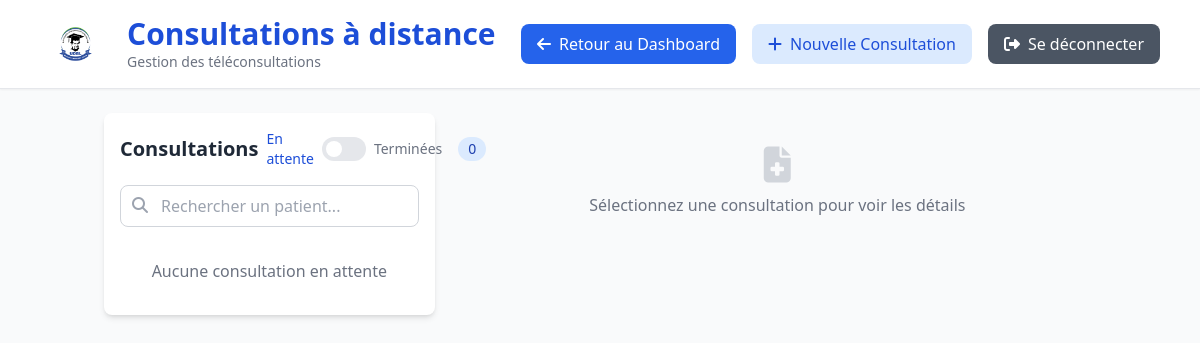
Page /consultation/patient-distant/ (signed in) on the earlier database version.
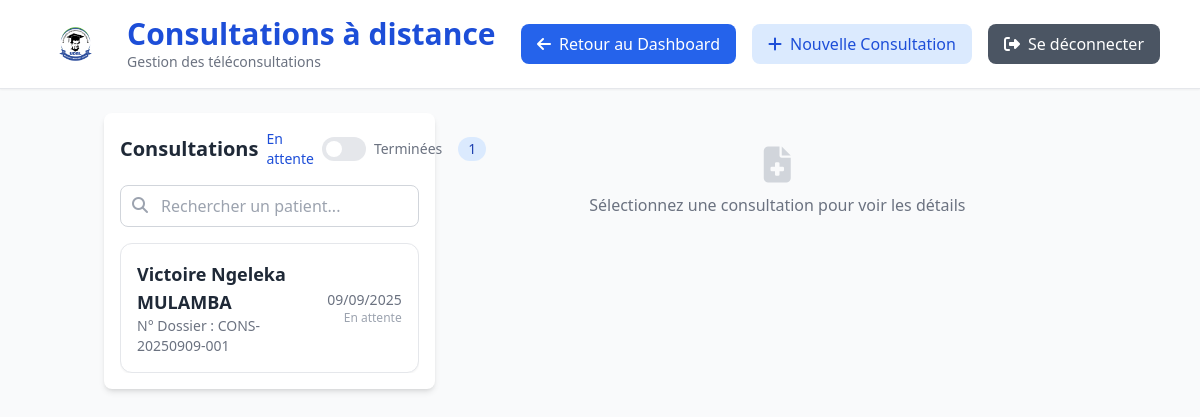
Same page on the later database version.
### chat/models.py (models this page shows, shortened)
class FicheConsultation(models.Model):
    CELIBATAIRE = 'Célibataire'
    MARIE = 'Marié(e)'
    DIVORCE = 'Divorcé(e)'
    VEUF = 'Veuf(ve)'
    ETAT_CIVIL_CHOICES = [
        (CELIBATAIRE, 'Célibataire'),
        (MARIE, 'Marié(e)'),
        (DIVORCE, 'Divorcé(e)'),
        (VEUF, 'Veuf(ve)'),
    ]
    nom = models.CharField(max_length=100)
    postnom = models.CharField(max_length=100)
    prenom = models.CharField(max_length=100)
    date_naissance = models.DateField()
    age = models.IntegerField()
    sexe = models.CharField(max_length=10, choices=[('M', 'Masculin'), ('F', 'Féminin')], null=True)
    telephone = models.CharField(max_length=30)
    etat_civil = models.CharField(
        max_length=30,
        choices=ETAT_CIVIL_CHOICES,
        default=CELIBATAIRE,
    )
    occupation = models.CharField(max_length=100)
    avenue = models.CharField(max_length=100)
    quartier = models.CharField(max_length=100)
    commune = models.CharField(max_length=100)
    contact_nom = models.CharField(max_length=100)
    contact_telephone = models.CharField(max_length=30)
    contact_adresse = models.CharField(max_length=255)
    date_consultation = models.DateField(auto_now_add=True)
    heure_debut = models.TimeField(blank=True, null=True)
    heure_fin = models.TimeField(blank=True, null=True)
    numero_dossier = models.CharField(max_length=50, unique=True, blank=True)
    temperature = models.FloatField(help_text="Température en °C", null=True, blank=True)
    spo2 = models.IntegerField(help_text="Saturation en oxygène (%)", null=True, blank=True)
    poids = models.FloatField(help_text="Poids en kg", null=True, blank=True)
    tension_arterielle = models.CharField(max_length=20, help_text="Ex: 120/80", null=True, blank=True)
    pouls = models.IntegerField(help_text="Pouls (battements/minute)", null=True, blank=True)
    frequence_respiratoire = models.IntegerField(help_text="FR (mouvements/minute)", null=True, blank=True)
    patient = models.BooleanField(default=True, help_text="Le patient est-il présent ?")
    proche = models.BooleanField(default=False, help_text="Un proche est-il présent ?")
    soignant = models.BooleanField(default=False, help_text="Un soignant est-il présent ?")
    medecin = models.BooleanField(default=False, help_text="Un médecin est-il présent ?")
    autre = models.BooleanField(default=False, help_text="Un autre intervenant est-il présent ?")
    proche_lien = models.CharField(max_length=100, blank=True, null=True)
    soignant_role = models.CharField(max_length=100, blank=True, null=True)
    autre_precisions = models.CharField(max_length=100, blank=True, null=True)
    motif_consultation = models.TextField(blank=True, null=True)
    histoire_maladie = models.TextField(blank=True, null=True)
    maison_medicaments = models.BooleanField(default=False, help_text="Des médicaments sont-ils pris à la maison ?")
    pharmacie_medicaments = models.BooleanField(default=False, help_text="Des médicaments sont-ils pris à la pharmacie ?")
    centre_sante_medicaments = models.BooleanField(default=False, help_text="Des médicaments sont-ils pris au centre de santé ?")
    hopital_medicaments = models.BooleanField(default=False, help_text="Des médicaments sont-ils pris à l'hôpital ?")
    medicaments_non_pris = models.BooleanField(default=False, help_text="Des médicaments n'ont-ils pas été pris ?")
    details_medicaments = models.TextField(blank=True, null=True)
    cephalees = models.BooleanField(default=False, blank=True, null=True, help_text="Le patient a-t-il des céphalées ?")
    vertiges = models.BooleanField(default=False, blank=True, null=True, help_text="Le patient a-t-il des vertiges ?")
    palpitations = models.BooleanField(default=False, blank=True, null=True, help_text="Le patient a-t-il des palpitations ?")
    troubles_visuels = models.BooleanField(default=False, blank=True, null=True, help_text="Le patient a-t-il des troubles visuels ?")
    nycturie = models.BooleanField(default=False, blank=True, null=True, help_text="Le patient a-t-il des nycturies ?")
    hypertendu = models.BooleanField(default=False)
    diabetique = models.BooleanField(default=False)
    epileptique = models.BooleanField(default=False)
    trouble_comportement = models.BooleanField(default=False)
    gastritique = models.BooleanField(default=False)
    FREQUENCE = [
        ('non', 'Non'),
        ('rarement', 'Rarement'),
        ('souvent', 'Souvent'),
        ('tres_souvent', 'Très souvent'),
    ]
    tabac = models.CharField(max_length=20, choices=FREQUENCE, default='non')
    alcool = models.CharField(max_length=20, choices=FREQUENCE, default='non')
    activite_physique = models.CharField(max_length=20, choices=FREQUENCE, default='rarement')
    activite_physique_detail = models.TextField(blank=True, null=True)
    alimentation_habituelle = models.TextField(blank=True, null=True)
    allergie_medicamenteuse = models.BooleanField(default=False)
    medicament_allergique = models.CharField(max_length=255, blank=True, null=True)
    familial_drepanocytaire = models.BooleanField(default=False)
    familial_diabetique = models.BooleanField(default=False)
    familial_obese = models.BooleanField(default=False)
    familial_hypertendu = models.BooleanField(default=False)
    familial_trouble_comportement = models.BooleanField(default=False)
    lien_pere = models.BooleanField(default=False)
    lien_mere = models.BooleanField(default=False)
    lien_frere = models.BooleanField(default=False)
    lien_soeur = models.BooleanField(default=False)
    evenement_traumatique = models.CharField(
        max_length=10,
        choices=[('oui', 'Oui'), ('non', 'Non'), ('inconnu', 'Je ne sais pas')],
        default='non'
    )
    trauma_divorce = models.BooleanField(default=False)
    trauma_perte_parent = models.BooleanField(default=False)
    trauma_deces_epoux = models.BooleanField(default=False)
    trauma_deces_enfant = models.BooleanField(default=False)
    etat_general = models.TextField(max_length=255, blank=True, null=True)
    autres_antecedents = models.TextField(max_length=255, blank=True, null=True)
    etat = models.CharField(max_length=20, choices=[('Conservé', 'Conservé'), ('Altéré', 'Altéré')])
    par_quoi = models.TextField(max_length=255, blank=True, null=True)
    capacite_physique = models.CharField(max_length=20, choices=[('Top', 'Top'), ('Moyen', 'Moyen'), ('Bas', 'Bas')])
    capacite_physique_score = models.CharField(max_length=10, blank=True, null=True)
    capacite_psychologique = models.CharField(max_length=20,
                                              choices=[('Top', 'Top'), ('Moyen', 'Moyen'), ('Bas', 'Bas')])
    capacite_psychologique_score = models.CharField(max_length=10, blank=True, null=True)
    febrile = models.CharField(max_length=10, choices=[('Oui', 'Oui'), ('Non', 'Non')])
    coloration_bulbaire = models.CharField(max_length=20, choices=[('Normale', 'Normale'), ('Anormale', 'Anormale')])
    coloration_palpebrale = models.CharField(max_length=20, choices=[('Normale', 'Normale'), ('Anormale', 'Anormale')])
    tegument = models.CharField(max_length=20, choices=[('Normal', 'Normal'), ('Anormal', 'Anormal')])
    tete = models.TextField(blank=True, null=True)
    cou = models.TextField(blank=True, null=True)
    paroi_thoracique = models.TextField(blank=True, null=True)
    poumons = models.TextField(blank=True, null=True)
    coeur = models.TextField(blank=True, null=True)
    epigastre_hypochondres = models.TextField(blank=True, null=True)
    peri_ombilical_flancs = models.TextField(blank=True, null=True)
    hypogastre_fosses_iliaques = models.TextField(blank=True, null=True)
    membres = models.TextField(blank=True, null=True)
    colonne_bassin = models.TextField(blank=True, null=True)
    examen_gynecologique = models.TextField(blank=True, null=True)
    preoccupations = models.TextField(blank=True, null=True)
    comprehension = models.TextField(blank=True, null=True)
    attentes = models.TextField(blank=True, null=True)
    engagement = models.TextField(blank=True, null=True)
    is_patient_distance = models.BooleanField(default=False)
    status = models.CharField(max_length=20, choices=STATUS_CHOICES, default=STATUS_EN_ANALYSE)
    commentaire_rejet = models.TextField(blank=True, null=True, help_text="Motif détaillé en cas de rejet")
    diagnostic = models.TextField(blank=True, null=True)
    traitement = models.TextField(blank=True, null=True)
    examen_complementaire = models.TextField(blank=True, null=True)
    recommandations = models.TextField(blank=True, null=True)
    medecin_validateur = models.ForeignKey(
        CustomUser,
        on_delete=models.SET_NULL,
        null=True,
        blank=True,
        related_name='consultations_validees'
    )
    date_validation = models.DateTimeField(null=True, blank=True)
    created_at = models.DateTimeField(auto_now_add=True)
    diagnostic_ia = models.TextField(blank=True, null=True)
    signature_medecin = models.ImageField(
        upload_to='signatures/',
        blank=True,
        null=True,
        help_text="Signature du médecin pour valider la consultation"
    )
    class Meta:
        verbose_name = 'Fiche de Consultation'
        verbose_name_plural = 'Fiches de Consultation'
        ordering = ['-date_consultation']

### chat/views.py (the view)
# urls.py: path('consultation/patient-distant/', views.ConsultationPatientDistantView.as_view(), name='consultation_patient_distant'),
@method_decorator(user_passes_test(is_medecin), name='dispatch')
class ConsultationPatientDistantView(LoginRequiredMixin, TemplateView):
    template_name = 'chat/consultation_patient_distant.html'
    def get_context_data(self, **kwargs):
        context = super().get_context_data(**kwargs)
        consultations_en_analyse = FicheConsultation.objects.filter(
            is_patient_distance=True,
            status='en_analyse'
        ).order_by('-id')
        consultations_terminees = FicheConsultation.objects.filter(
            is_patient_distance=True,
            status='analyse_terminee'
        ).order_by('-id')
        context['consultations_en_attente'] = consultations_en_analyse
        context['consultations_terminees'] = consultations_terminees
        context['consultations_en_attente_count'] = consultations_en_analyse.count()
        context['consultations_terminees_count'] = consultations_terminees.count()
        return context

### chat/templates/chat/consultation_patient_distant.html (shortened to what this page needs)
<!DOCTYPE html>
<html lang="fr">
<head>
    <script src="https://cdn.tailwindcss.com"></script>
    <link rel="stylesheet" href="https://cdnjs.cloudflare.com/ajax/libs/font-awesome/6.4.0/css/all.min.css">
</head>
<body class="bg-gray-50 font-sans">
    <div id="doctor-interface">
        {% include 'chat/header.html' with page_title="Consultations à distance" %}
        <main class="container mx-auto px-4 py-6">
            <div class="flex flex-col md:flex-row gap-6">
                <div class="md:w-1/3">
                    <div class="bg-white rounded-lg shadow-md p-4 sticky top-4">
                        <div class="flex flex-col sm:flex-row sm:justify-between sm:items-center mb-4 gap-2">
                            <h2 class="text-xl font-semibold text-gray-800">Consultations</h2>
                            <div class="flex items-center space-x-4">
                                <div class="flex items-center space-x-2">
                                    <span id="toggle-label-attente" class="text-sm font-medium transition-colors text-blue-700">En attente</span>
                                    <label class="relative inline-flex items-center cursor-pointer select-none">
                                        <div class="w-11 h-6 bg-gray-200 rounded-full peer peer-checked:bg-blue-600 transition"></div>
                                        <div class="dot absolute left-1 top-1 bg-white w-4 h-4 rounded-full transition peer-checked:translate-x-5"></div>
                                    </label>
                                    <span id="toggle-label-terminee" class="text-sm font-medium transition-colors text-gray-500">Terminées</span>
                                </div>
                                <span id="pending-count-attente" class="bg-blue-100 text-blue-800 text-sm font-medium px-2.5 py-0.5 rounded-full ml-2">
                                    {{ consultations_en_attente_count|default:"0" }}
                                </span>
                            </div>
                        </div>
                        <div class="mb-4">
                            <div class="relative">
                                <input type="text" id="search-consultations" placeholder="Rechercher un patient..." class="w-full pl-10 pr-4 py-2 border border-gray-300 rounded-lg focus:ring-blue-500 focus:border-blue-500">
                                <i class="fas fa-search absolute left-3 top-3 text-gray-400"></i>
                            </div>
                        </div>
                        <div id="consultations-list-attente" class="space-y-4 max-h-[calc(100vh-220px)] overflow-y-auto">
                            {% if consultations_en_attente %}
                                {% for consultation in consultations_en_attente %}
                                    <div onclick="loadConsultation({{ consultation.id }})"
                                        class="bg-white border border-gray-200 rounded-xl p-4 shadow-sm hover:shadow-md cursor-pointer transition duration-200">
                                        <div class="flex items-center justify-between">
                                            <div>
                                                <p class="text-lg font-semibold text-gray-800">
                                                    {{ consultation.nom }} {{ consultation.postnom }}
                                                </p>
                                                <p class="text-sm text-gray-500">
                                                    N° Dossier : <span class="font-medium">{{ consultation.numero_dossier }}</span>
                                                </p>
                                            </div>
                                            <div class="text-right">
                                                <p class="text-sm text-gray-500">
                                                    {{ consultation.date_consultation|date:"d/m/Y" }}
                                                </p>
                                                <p class="text-xs text-gray-400">En attente</p>
                                            </div>
                                        </div>
                                    </div>
                                {% endfor %}
                            {% else %}
                                <p class="text-gray-500 text-center py-4">Aucune consultation en attente</p>
                            {% endif %}
                        </div>
                    </div>
                </div>
                <div id="consultation-detail" class="w-full">
                    <div class="text-center py-8" id="consultation-detail-placeholder">
                        <i class="fas fa-file-medical text-4xl text-gray-300 mb-2"></i>
                        <p class="text-gray-500">Sélectionnez une consultation pour voir les détails</p>
                    </div>
                </div>
        </main>
    </div>
</body>
</html>

Differences in the rows shown:
added FicheConsultation: nom "Victoire Ngeleka", postnom "MULAMBA", numero_dossier "CONS-20250909-001", date_consultation "09/09/2025"
Other differences:
{{ consultations_en_attente_count|default:"0" }}: "0" → "1"
text no longer shown: "Aucune consultation en attente"
